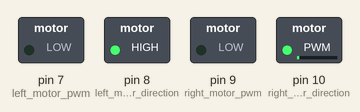
This sketch was run on a simulated Arduino Uno, built with avr-gcc and run on an emulated ATmega328P. Parts: switched loads named in the sketch (green lamp = pin HIGH). Dashed ring = blinking.

Above: at 0.5 s.
Timing chart, 0 to 4.6 s (numbered marks = the images above):
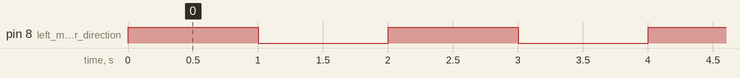

Measured:
- by itself, pin 8 (left_motor_direction): alternates HIGH for 1.0 s and LOW for 1.0 s

The sketch:

motoTestHbridge.ino
```cpp
//Pins
int left_motor_pwm=7; //Sabertooth S1
int left_motor_direction=8; //Sabertooth A1
int right_motor_pwm=9; //Sabertooth S2
int right_motor_direction=10; //Sabertooth A2


void setup()
{
  pinMode(left_motor_pwm, OUTPUT);
  pinMode(left_motor_direction, OUTPUT);
  analogWrite(left_motor_direction,LOW); //left Motor Direction
  pinMode(right_motor_pwm, OUTPUT);
  pinMode(right_motor_direction, OUTPUT);
  analogWrite(right_motor_direction,HIGH); //Right motor Dirrection
}


void loop() {

     //Set left moto to foward
     digitalWrite(left_motor_direction, HIGH);
     //Set the speed to 30
     analogWrite(left_motor_pwm, abs(40)); //Range 0 to 254

     delay(1000); //1000milisec is 1 sec
     digitalWrite(left_motor_direction, LOW);
     //Set the speed to 30
     analogWrite(left_motor_pwm, abs(40)); //Range 0 to 254
     delay(1000); //1000milisec is 1 sec

}
```
